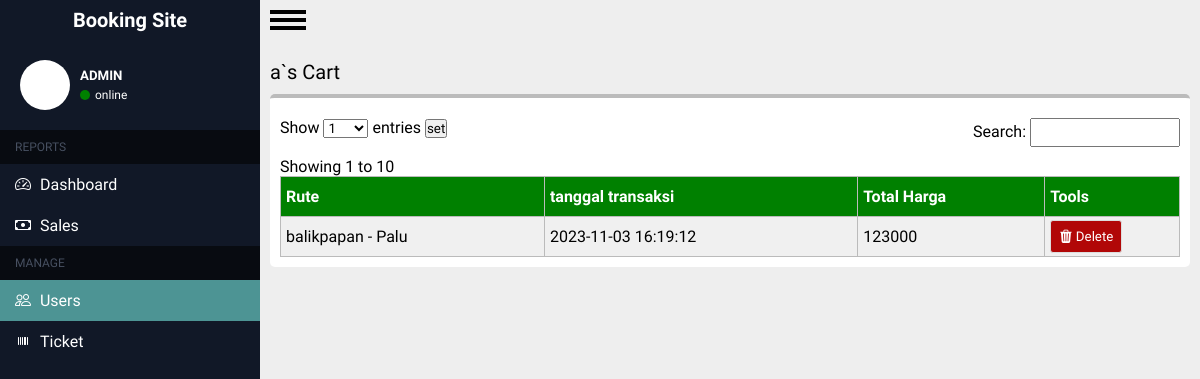
The app's page /admin/user-cart.php?id=29 with its own data.
### tables this page shows
CREATE TABLE `users` (
  `id_user` int(11) NOT NULL,
  `Username` varchar(200) NOT NULL,
  `Email` varchar(200) NOT NULL,
  `Age` int(11) NOT NULL,
  `Password` varchar(200) NOT NULL,
  `gambar` varchar(255) DEFAULT NULL
);

CREATE TABLE `transaksi` (
  `id_transaksi` int(100) NOT NULL,
  `id_user` int(100) NOT NULL,
  `id_tiket` int(100) NOT NULL,
  `total_harga` int(255) NOT NULL,
  `tanggal_transaksi` datetime NOT NULL
);

CREATE TABLE `tiket` (
  `id_tiket` int(255) NOT NULL,
  `asal` varchar(255) NOT NULL,
  `tujuan` varchar(255) NOT NULL,
  `tanggal_berangkat` varchar(255) NOT NULL,
  `tanggal_tiba` varchar(255) NOT NULL,
  `harga` int(100) NOT NULL
);

### admin/user-cart.php (the view, shortened to what this page needs)
<?php
require '../koneksi.php';
$id = $_GET['id'];
$result_user = mysqli_query($conn, "select * from users where id_user = '$id'");
$result_join = mysqli_query($conn, "SELECT id_transaksi,id_user,asal,tujuan,tanggal_transaksi,total_harga FROM tiket INNER JOIN transaksi ON tiket.id_tiket = transaksi.id_tiket WHERE id_user = '$id'");
$user = [];
$res = [];
while ($record = mysqli_fetch_assoc($result_user)) {
    $user[] = $record;
}
while ($record = mysqli_fetch_assoc($result_join)) {
    $res[] = $record;
}
$user = $user[0];
?>
<!DOCTYPE html>
<html lang="en">
<head>
    <link rel="stylesheet" href="../css/tiket.css?v=1.1">
    <link rel="stylesheet" href="https://cdn.jsdelivr.net/npm/bootstrap-icons@1.11.1/font/bootstrap-icons.css">
</head>
<body>
    <div class="container">
        <div class="sidebar">
            <div class="header">
                <a href="home.php">
                    <div class="list-item">
                        <span class="description-header">Booking Site</span>
                    </div>
                </a>
                <div class="info-user">
                    <div class="picture"></div>
                    <div class="content" id="content">
                        <h5>ADMIN</h5>
                        <div class="online">
                            <div class="info"></div>
                            <p>online</p>
                        </div>
                    </div>
                </div>
            </div>
            <div class="main">
                <div class="head-list">
                    <span>REPORTS</span>
                </div>
                <div class="list-item">
                    <a href="home.php">
                        <i class="bi bi-speedometer2"></i>
                        <span class="description">Dashboard</span>
                    </a>
                </div>
                <div class="list-item">
                    <a href="sales.php">
                        <i class="bi bi-cash"></i>
                        <span class="description">Sales</span>
                    </a>
                </div>
                <div class="head-list">
                    <span>MANAGE</span>
                </div>
                <div class="list-item">
                    <a href="users.php">
                        <i class="bi bi-people"></i>
                        <span class="description">Users</span>
                    </a>
                </div>
                <div class="list-item">
                    <a href="tiket.php">
                        <i class="bi bi-upc"></i>
                        <span class="description">Ticket</span>
                    </a>
                </div>
            </div>
        </div>
        <div class="main-content">
            <div id="menu-button">
                <label for="menu-checkbox" id="menu-label">
                    <div id="hamburger"></div>
                </label>
            </div>
            <div class="wrapper">
                <div class="header">
                    <p><?= $user["Username"] ?>`s Cart</p>
                </div>
                <div class="isi">
                    <div class="neck-content">
                        <span>
                            <form action="" method="post">
                                <label for="">Show</label>
                                <select id="entries" name="entries">
                                    <option value="10">1</option>
                                </select>
                                <label for="">entries</label>
                                <button type="submit" name="set">set</button>
                            </form>
                        </span>
                        <span>
                            <label for="">Search: </label>
                            <input type="text">
                        </span>
                    </div>
                    <div class="tabel-content">
                        <table>
                            <tr>
                                <th>Rute</th>
                                <th>tanggal transaksi</th>
                                <th>Total Harga</th>
                                <th>Tools</th>
                            </tr>
                            <?php foreach ($res as $tr) : ?>
                                <tr>
                                    <td><?= $tr["asal"] ?> - <?= $tr["tujuan"] ?></td>
                                    <td><?= $tr["tanggal_transaksi"] ?></td>
                                    <td><?= $tr["total_harga"] ?></td>
                                    <td width="15%">
                                        <a href="delete-cart.php?id=<?= $tr['id_transaksi'] ?>">
                                            <button style="background-color:rgb(177, 7, 7)"><i class="bi bi-trash3-fill"></i> Delete</button>
                                        </a>
                                    </td>
                                </tr>
                            <?php endforeach; ?>
                    </div>
                    <div class="info">
                        <p>Showing 1 to 10</p>
                    </div>
                </div>
            </div>
        </div>
    </div>
</body>
</html>

### css/tiket.css (style rules this page uses)
.wrapper .isi { width: auto; min-width: 100%; background-color: white; padding: 10px; margin: 10px 0; border-top: 4px solid #bbb; border-radius: 5px; overflow: hidden; }
.wrapper .isi .neck-content { padding: 10px 0; display: flex; justify-content: space-between; font-style: normal; font-weight: 300; }
.wrapper .isi .neck-content span input { width: 150px; padding: 5px; }
.isi .tabel-content table { width: 100%; border-collapse: collapse; }
.isi .tabel-content table th { padding: 10px 5px; background-color: green; text-align: left; color: white; }
.isi .tabel-content table th, .isi .tabel-content table td { border: 1px solid #bbb; }
.isi .tabel-content table td { padding: 3px 5px; align-content: center; }
.isi .tabel-content table tr:nth-child(even) { background-color: #f0f0f0; }
.isi .tabel-content table tr button { padding: 8px; color: white; border-radius: 3px; border: 1px solid #ddd; font-style: normal; font-weight: 500; cursor: pointer; }
.isi .tabel-content table tr button:nth-child(1) { background-color: rgb(7, 177, 98); }
.isi .tabel-content table a { text-decoration: none; }

### css/admin.css (style rules this page uses)
* { padding: 0; margin: 0; box-sizing: border-box; font-family: 'Ubuntu', sans-serif; }
.container { display: flex; min-height: 100vh; }
.sidebar { background-color: #111827; width: 260px; display: flex; box-sizing: border-box; flex-direction: column; transition: all ease-in .3s; }
.main-content { background-color: #eeeeee; flex-grow: 1; }
.sidebar .description-header { font-style: normal; font-weight: 700; font-size: 20px; line-height: 16px; text-align: center; color: white; }
.sidebar .header a { text-decoration: none; color: white; }
.sidebar .header .list-item { display: flex; flex-direction: row; align-items: center; justify-content: center; padding: 5px 8px; height: 40px; box-sizing: border-box; }
.sidebar .main .list-item a { font-style: normal; font-weight: 400; font-size: 16px; line-height: 16px; text-align: center; color: #FFF; text-decoration: none; }
.sidebar .main .list-item { padding: 12px 15px; display: flex; flex-direction: row; align-items: center; cursor: pointer; }
.sidebar .main .description { margin-left: 5px; }
.main .head-list { color: #475061; padding: 10px 15px; background-color: #080b11; font-style: normal; font-weight: 400; font-size: 12px; }
.container .sidebar .info-user { color: white; padding: 20px; display: flex; align-items: center; gap: 10px; }
.container .sidebar .info-user .content { display: flex; flex-direction: column; gap: 5px; }
.container .sidebar .info-user .picture { width: 50px; height: 50px; border-radius: 50%; background-color: #fff; }
.container .sidebar .info-user .content .online .info { width: 10px; height: 10px; border-radius: 50%; background-color: green; }
.container .sidebar .info-user .content .online { display: flex; align-items: center; gap: 5px; }
.container .sidebar .info-user .content .online p { font-size: 12px; font-weight: 200; }
#menu-button { width: 36px; position: absolute; overflow: hidden; margin: 10px; }
#menu-label { position: relative; display: block; height: 20px; cursor: pointer; }
#hamburger, #menu-label:after, #menu-label:before { position: absolute; left: 0; width: 100%; height: 4px; background-color: black; }
#menu-label:after, #menu-label:before { content: ""; transition: .4s cubic-bezier(0.25, 0.46, 0.45, 0.94); }
#menu-label:before { top: 0; }
#menu-label:after { top: 8px; }
#hamburger { top: 16px; }
#hamburger:before { content: "MENU"; position: absolute; top: 5px; right: 0; left: 0; color: #111827; font-size: 12px; font-weight: bold; text-align: center; }
.wrapper { width: auto; min-width: 100%; margin: 50px 0; padding: 10px; }
.wrapper .header { font-style: medium; font-weight: 400; font-size: 20px; }

### admin/user-cart.php (style rules this page uses)
.container .sidebar .main .list-item:nth-child(5) { background-color: rgb(77, 148, 148); }

### records on screen
users: Username "a"
transaksi: id_tiket.asal "balikpapan", id_tiket.tujuan "Palu", tanggal_transaksi "2023-11-03 16:19:12", total_harga "123000"
